Frame 1 (no input): blank canvas, image omitted
Frame 60 (no input): blank canvas, image omitted
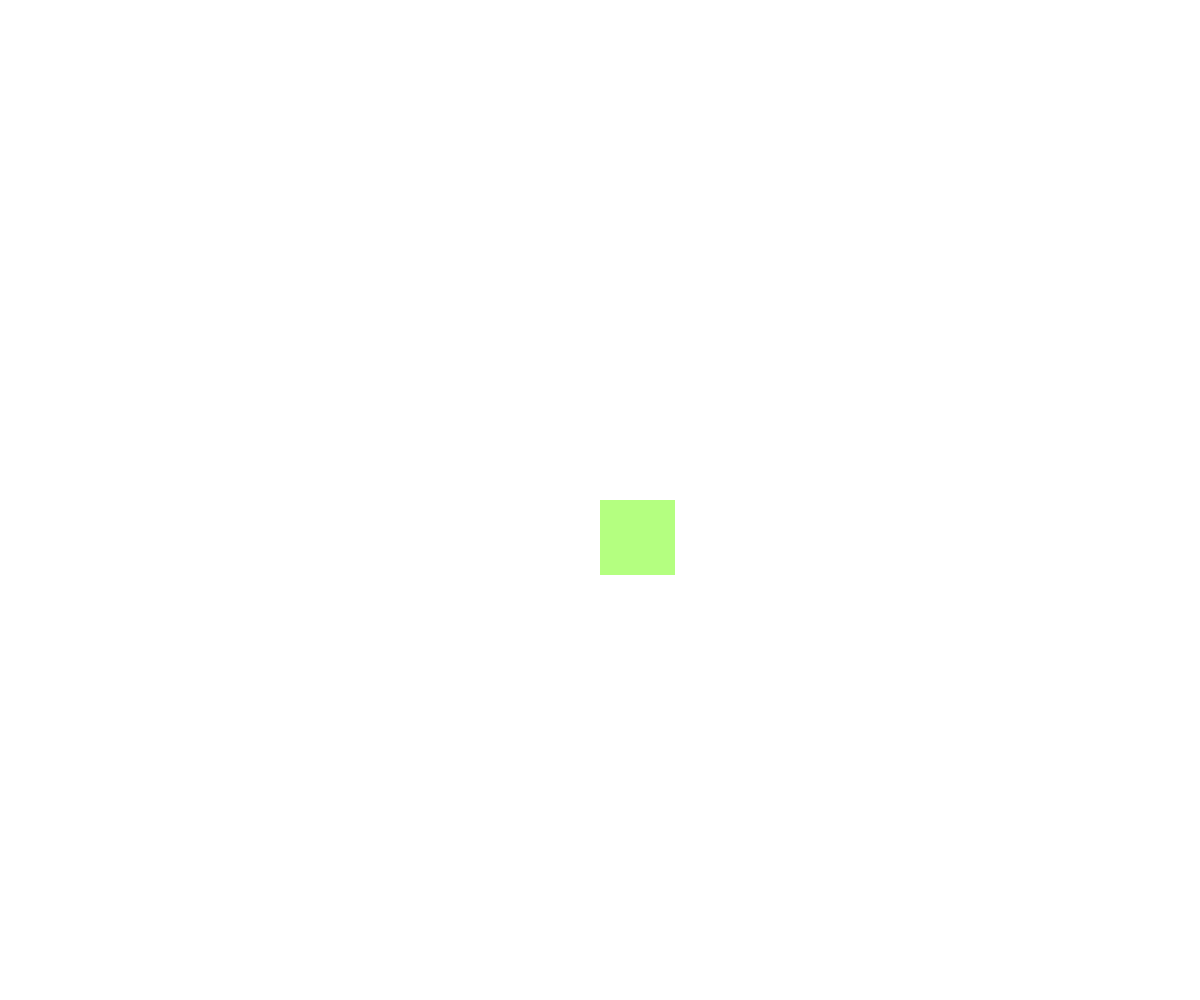
Frame 120 (the mouse pressed at the canvas centre since frame 60)

The p5.js sketch whose frames 1 and 60 were blank and that drew this single picture after the mouse press (run headless with seeded random() and noise() and a simulated clock; from frame 60 on, the mouse is pressed at the canvas centre):

// p5.js sketch
// ── sketch.js

var mappedX;


function setup() {
  createCanvas(windowWidth,windowHeight);

}

function draw() {
  mappedX = map(mouseX,0, width,0,255);
  mappedY= map(mouseY,0,height, 0, 150);
  mappedA = map(mouseX,0,width,0.2,1);
  //background(mappedX);
 //print(mappedX,mappedY);
 print(mappedA);

  noStroke();
  fill(255-mappedY,255,255-mappedX);
  rect(mouseX,mouseY,mappedY,mappedY);

}

function mousePressed(){
  background(255);

}
